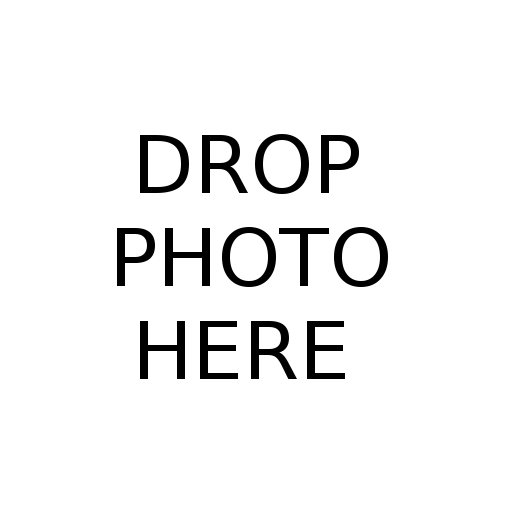
#> input picture data/gui/png/drop.png, 512 x 512 px; its folder holds only this picture in this run
$ python images_transformation.py ../data/gui/png out
#> lines starting #> are read from the running program, lines starting #| are printed output that depends on the picture
"""
This script contains functions, which allow image transformation. It can
also serve as standalone command line utility, which can be used to
transform all files in a given directory.
"""


import cv2
import argparse
import numpy as np
from os import listdir, path


__author__ = ["Michał Górecki"]


def transform_image(image, grayscale, size):
    """
    Load and apply desired transformation to the input image.
    :param path: path to the image file
    :param grayscale: states whether to convert image to grayscale or to rgb
    :param size: desired size of the image
    :return: transformed image
    """
    # Constant count of grayscale/rgb image dimensions.
    GRAYSCALE_DIMENSION_COUNT = 2
    RGB_DIMENSION_COUNT = 3
    # Convert image to the required color space if needed.
    if len(image.shape) != GRAYSCALE_DIMENSION_COUNT and grayscale:
        image = cv2.cvtColor(image, cv2.COLOR_RGB2GRAY)
    elif len(image.shape) != RGB_DIMENSION_COUNT and not grayscale:
        image = cv2.cvtColor(image, cv2.COLOR_GRAY2RGB)
    # Resize the image.
    image = cv2.resize(image, tuple(size))
    # Scale the image to 0 - 1 range if its type is not floating point type.
    if not np.issubdtype(image.dtype, float):
        image =  image / np.iinfo(image.dtype).max
    return image


def transform_images_from_directory(in_path, out_path, grayscale, size):
    """
    Transform all image files contained in the input directory and save them
    under the same names in the output directory.
    :param in_path: path to the input directory
    :param out_path: path to the output directory
    :param grayscale: states whether to convert images to grayscale or to rgb
    :param size: desired size of the images
    :return: -
    """
#> called with in_path = '../data/gui/png', out_path = 'out', grayscale = False, size = (128, 128)
    for filename in listdir(in_path):
        image = cv2.imread(path.join(in_path, filename))
#> image is the input picture: shape (512, 512, 3); min 0, max 255, mean 241.7
        # Skip if image was unsuccessfully read.
        if image is None:
            continue
        # Transform the image.
        transformed_image = transform_image(image, grayscale, size)
#> in transform_image, `image = cv2.resize(image, tuple(size))`:
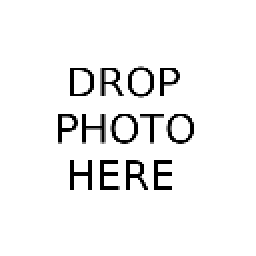
#> image: shape (128, 128, 3) (shown 2 times larger); min 0, max 255, mean 241.4
        base_filename, _ = path.splitext(path.basename(filename))
        # Save transformed image matrix to a numpy file.
        np.save(path.join(out_path, base_filename), transformed_image)


def create_parser():
    """
    Create command line parser for this script.
    :return: created parser
    """
    parser = argparse.ArgumentParser(
        description="This script transforms input images "
    )
    image_colouring = parser.add_mutually_exclusive_group()
    parser.add_argument(
        "in_path", type=str,
        help="Path to the input directory/file. In case of directory path "
             "given, this script attempts to convert all files from this "
             "directory."
    )
    parser.add_argument(
        "out_path", type=str,
        help="Path to the output directory, in which results of extraction "
             "are stored."
    )
    image_colouring.add_argument(
        "-gray", "--grayscale", action="store_true",
        help="Transform input images to grayscale. Exclusive with --rgb "
             "option."
    )
    image_colouring.add_argument(
        "-rgb", "--rgb", action="store_true",
        help="Transform input images to rgb format."
    )
    parser.add_argument(
        "-size", "--target_size", type=int,
        nargs=2, default=(128, 128),
        help="Specify target dimension of image transformation in width, "
             "height order."
    )
    return parser


def main():
    """
    Main function of this module.
    :return: -
    """
    # Parse command-line arguments.
    parser = create_parser()
    arguments = parser.parse_args()
    # Load cascade.
    transform_images_from_directory(
        arguments.in_path, arguments.out_path,
        arguments.grayscale, arguments.target_size
    )


if __name__ == "__main__":
    main()
